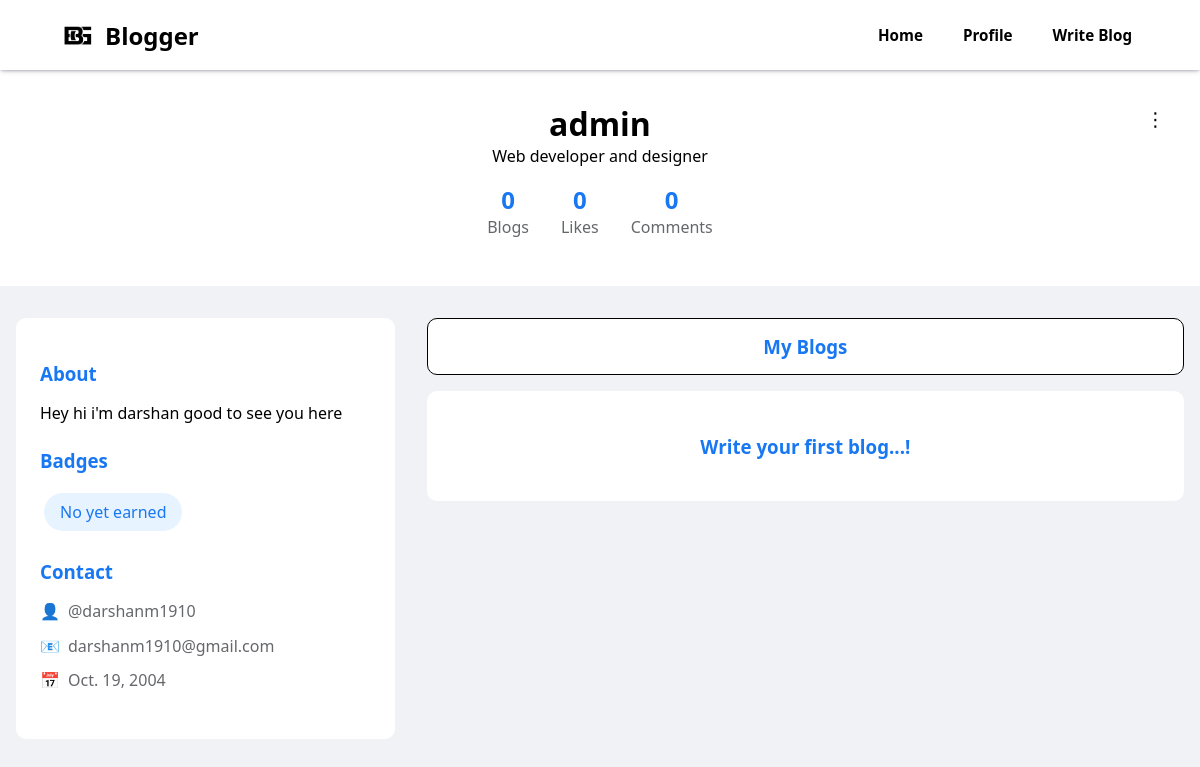
The page /darshanm1910/ (signed in) on the database as committed earlier.
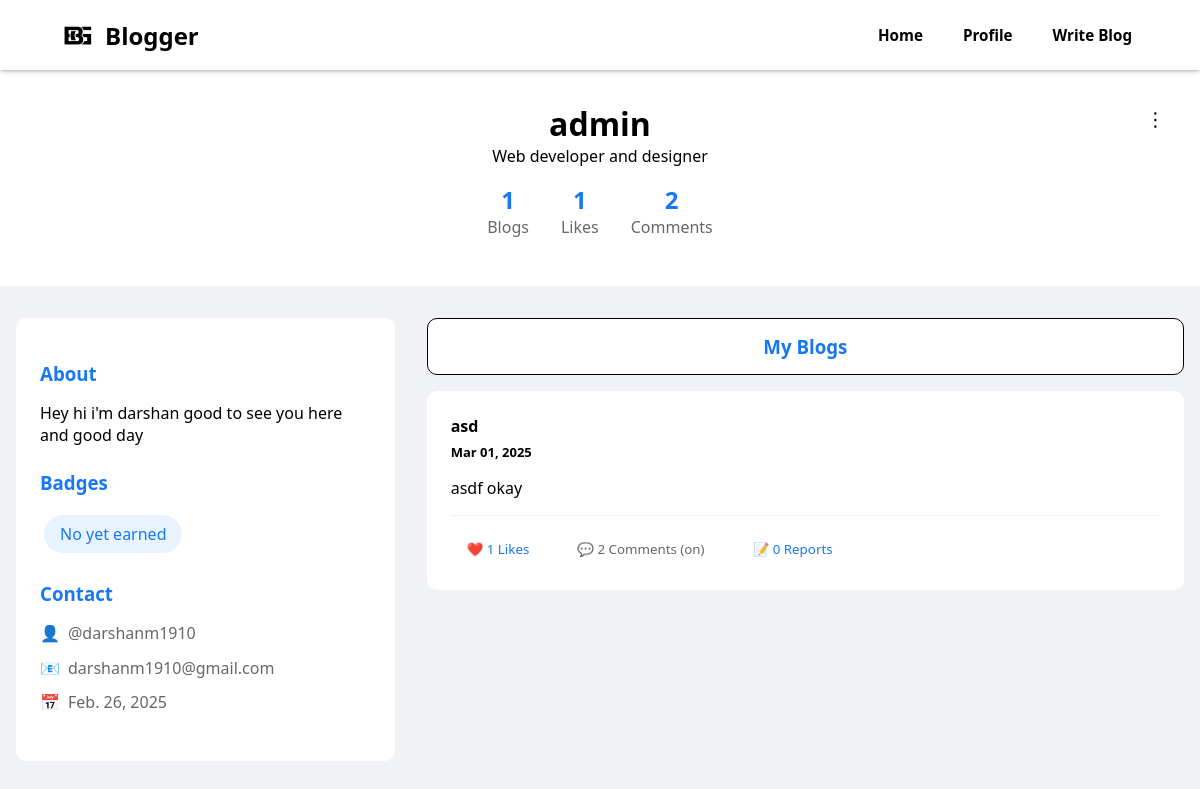
The same page on the database as committed later.
### home/models.py (models this page shows, shortened)
class Details(models.Model):
    user_name=models.CharField(max_length=100)
    dob=models.DateField(default='2000-01-01')
    role=models.CharField(max_length=100,default='Set your role')
    about=models.TextField(max_length=1000,default='Tell me about yourself...')
    badges=models.JSONField(default=list)
    saved=models.JSONField(default=list)
    public=models.BooleanField(default=True)

class Blogs(models.Model):
    user_name=models.CharField(max_length=100)
    title=models.CharField(max_length=100,default='Blog')
    content =models.TextField(max_length=10000)
    date =models.DateField()
    ananymous=models.BooleanField(default=False)
    likes=models.IntegerField(default=0)
    blockcomments=models.BooleanField(default=False)
    reported=models.IntegerField(default=0)

### home/views.py (the view)
# urls.py: path("<user_name>/",views.getProfile,name="Get Profile"),
def getProfile(request,user_name):
    if isinstance(request.user, AnonymousUser):
        return redirect(login_user)
    if user_name == request.user.username:
        return redirect(profile)
    if User.objects.filter(username=user_name).exists():
        user=User.objects.get(username=user_name)
        data=Blogs.objects.filter(user_name=user_name).values().order_by('-id')
        total_likes = data.aggregate(Sum('likes'))['likes__sum']
        serializer=BlogSerializer(data,many=True)
        d=serializer.data
        total_comments=0
        for blog in d:
            blog['date'] = datetime.strptime(blog['date'], '%Y-%m-%d').strftime('%b %d, %Y')
            blog['comments'] = Comments.objects.filter(blog_id=blog['id']).order_by('-id')
            blog['no_of_comments'] = len(blog['comments'])
            total_comments+=blog['no_of_comments']
        details=Details.objects.filter(user_name=user).first()
        if not details.public:
            return HttpResponse('User has blocked public access to their profile!')
        return render(request,'profile.html',{'blogs': d,'total_likes':total_likes,'total_comments':total_comments, 'details':details,'user':user})
    return HttpResponse('User not found!')

### templates/profile.html (shortened to what this page needs)
{% extends "base.html" %} {% block title %} Profile {% endblock title %}
{% block css %}
<link rel="stylesheet" href="/static/profile.css" />
{% endblock css %}
{% block body %}
<body>
  <div class="profile-header">
    <div class="post-menu" style="position: absolute; top: 30px; right: 30px;">
      <button class="post-menu-btn" aria-label="Post options">⋮</button>
    </div>
    <h1 style="margin: 0;padding:0">{{request.user.get_full_name}}</h1>
    <p style="margin: 0;padding:0">{{details.role}}</p>
    <div class="profile-stats">
      <div class="stat">
        <div class="stat-number">{{ blogs|length }}</div>
        <div class="stat-label">Blogs</div>
      </div>
      <div class="stat">
        <div class="stat-number">{{total_likes|default:0}}</div>
        <div class="stat-label">Likes</div>
      </div>
      <div class="stat">
        <div class="stat-number">{{total_comments|default:0}}</div>
        <div class="stat-label">Comments</div>
      </div>
    </div>
  </div>
  <div class="main-container">
    <aside class="sidebar">
      <div class="info-section">
        <h3>About</h3>
        <p>{{details.about}}</p>
      </div>
      <div class="info-section">
        <h3>Badges</h3>
        <div>
          <span class="badge">No yet earned</span>
        </div>
      </div>
      <div class="info-section">
        <h3>Contact</h3>
        {% if request.user == user %}
        <div class="info-item">
          <span>👤</span>
          <span>@{{request.user}}</span>
        </div>
        <div class="info-item">
          <span>📧</span>
          <span>{{request.user.email}}</span>
        </div>
        {% else %}
        <div class="info-item">
          <span>👤</span>
          <span>@{{user.username}}</span>
        </div>
        <div class="info-item">
          <span>📧</span>
          <span>{{user.email}}</span>
        </div>
        {% endif %}
        <div class="info-item">
          <span>📅</span>
          <span>{{details.dob}}</span>
        </div>
      </div>
    </aside>
    <main>
      <div id="blog-menu">
        <div id="myblogshead" class="post-card blog-menu-item" onclick="showMyBlogs()" style="border: 1px solid black;">
          <h3 style="text-align: center; color:#1877f2; margin:0">My Blogs</h3>
        </div>
      </div>
      <div id="myblogs" style="display: block;">
        {% if not blogs %}
        <div class="post-card">
          <a href="/writeblog" style="text-decoration: none;">
            <h3 style="text-align: center; color:#1877f2">Write your first blog...!</h3>
          </a>
        </div>
        {% endif %}
        {% for blog in blogs %}
        <div class="post-card">
          <div class="post-header">
            <div class="post-meta">
              <strong id="blog-title{{blog.id}}">{{blog.title}}</strong>
              <div style="display: flex;gap: 10px;margin-top: 6px;">
                <span style="font-size: 13px;font-weight: 600;">{{ blog.date }}</span>
              </div>
            </div>
          </div>
          {% if blog.content|length > 303 %}
          <p class="post-content post-content{{blog.id}}" id="blog-content{{blog.id}}">{{blog.content|linebreaksbr}}</p>
          <a class="readmore readmore{{blog.id}}" onclick="readmore('{{blog.id}}')">Read more...</a>
          {% else %}
          <p class="post-content post-content{{blog.id}}" id="blog-content{{blog.id}}" style="height: auto;">
            {{blog.content|linebreaksbr}}</p>
          {% endif %}
          <div class="post-actions">
            <button class="action-btn like-btn">❤️ {{blog.likes}} Likes</button>
            <button class="action-btn comment-toggle" onclick="showComments('{{blog.id}}')">💬 {{ blog.no_of_comments }}
              Comments
              {% if blog.blockcomments %}
              (off)
              {% else %}
              (on)
              {% endif %}
            </button>
            <button class="action-btn like-btn">📝 {{blog.reported}} Reports</button>
          </div>
        </div>
        {% endfor %}
      </div>
    </main>
  </div>
</body>
{% endblock body %}

Rows that differ between the two databases and show on the page:
changed Details "Web developer and designer": about "Hey hi i'm darshan good to see you here" → "Hey hi i'm darshan good to see you here and good day"; dob "Oct. 19, 2004" → "Feb. 26, 2025"
added Blogs: title "asd", content "asdf okay"
Other text that changed with them:
{{ blogs|length }}: "0" → "1"
{{ total_likes|default:0 }}: "0" → "1"
{{ total_comments|default:0 }}: "0" → "2"
new list line: "Mar 01, 2025 1 Likes 2 Comments (on) 0 Reports"
text no longer shown: "Write your first blog...!"
